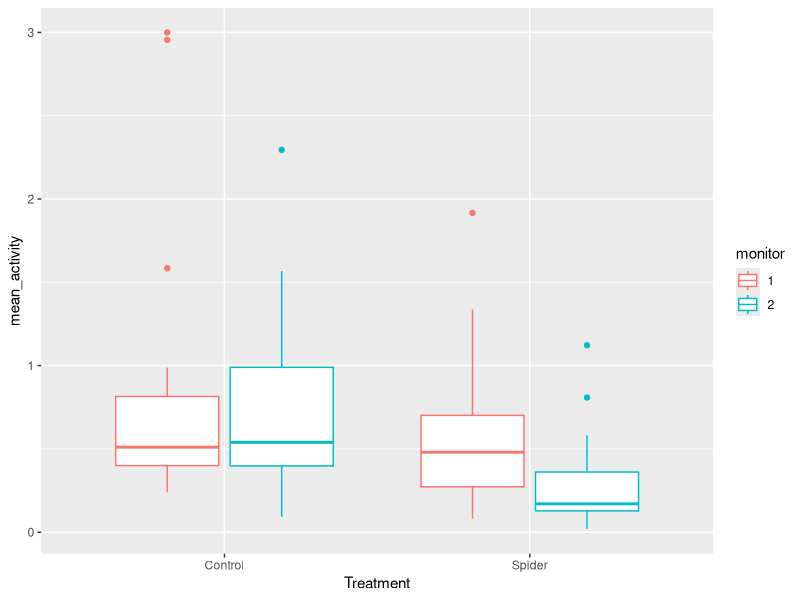
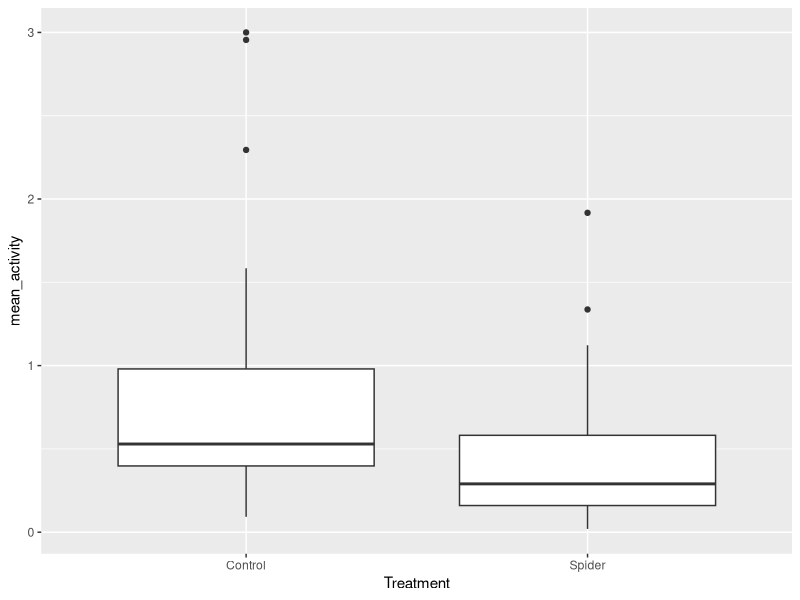

Source code (R) for these figures, in order: (Note: this script raises an error after producing the figures.)
#Analysis of nieve flies (Dukas Lab Flies) and activity with only olfactory predatory cues

#From Dukas ReadMe: "Spring 2016 - naive population with predator cues. Note from RD: my color codes on the Excel fiels are yellow for light, orange for spider cues and green for control" 

#Start by getting .txt data.. online conversion?

#Libraries
library(lme4)
library(nlme)
library(tidyr)
library(dplyr)
library(ggplot2)
library(effects)

#Data input: working directory 
setwd("~/Bioinformatics/Long_Term_Data/Data_LongTermPopulationExperiments_Git/Predation_ActivityAggregation/data/Activity_Drosophila_SpiderCues_May2016")

Mon1 <- read.table("DrosophilaActivity_Spider_cues_Monitor1_May2016.txt")
Mon2 <- read.table("DrosophilaActivity_Spider_cues_Monitor2_May2016.txt")

#Variable for monitor:
Mon1$V43 <- 1
Mon2$V43 <- 2

colnames(Mon1) <- c("bin", "date", "time", "signal", "unknown1", "unknown2", "unknown3", "unknown4", "unknown5", "lightON",'vial1', 'vial2', 'vial3', 'vial4', 'vial5', 'vial6', 'vial7', 'vial8', 'vial9', 'vial10', 'vial11', 'vial12', 'vial13', 'vial14', 'vial15', 'vial16', 'vial17', 'vial18', 'vial19', 'vial20', 'vial21', 'vial22', 'vial23', 'vial24', 'vial25', 'vial26', 'vial27', 'vial28', 'vial29', 'vial30', 'vial31', 'vial32', 'monitor')

colnames(Mon2) <- c("bin", "date", "time", "signal", "unknown1", "unknown2", "unknown3", "unknown4", "unknown5", "lightON",'vial1', 'vial2', 'vial3', 'vial4', 'vial5', 'vial6', 'vial7', 'vial8', 'vial9', 'vial10', 'vial11', 'vial12', 'vial13', 'vial14', 'vial15', 'vial16', 'vial17', 'vial18', 'vial19', 'vial20', 'vial21', 'vial22', 'vial23', 'vial24', 'vial25', 'vial26', 'vial27', 'vial28', 'vial29', 'vial30', 'vial31', 'vial32', 'monitor')

#Remove unknowns
Mon1 <- Mon1[,-c(5:9)]
Mon2 <- Mon2[,-c(5:9)]
#Remove unneeded vials (i.e vials 9 - 24)
#14 - 29
Mon1 <- Mon1[,-c(14:29)]
Mon2 <- Mon2[,-c(14:29)]

#Change Day format
Mon1$datetime <- as.POSIXct(paste(Mon1$date, Mon1$time), format="%m/%d/%y %H:%M:%S")
Mon2$datetime <- as.POSIXct(paste(Mon2$date, Mon2$time), format="%m/%d/%y %H:%M:%S")


#Reshape to long
#Episodic_long <- gather(Data_subset, Population, Allele_Freq , ConR1_115:AncestorR1_0, factor_key=TRUE)
Mon1_long <- gather(Mon1, Vial, Activity_counts, vial1:vial32, factor_key = FALSE)
Mon2_long <- gather(Mon2, Vial, Activity_counts, vial1:vial32, factor_key = FALSE)


# To get minute
Mon1_long$minute <- as.numeric(strftime(Mon1_long$datetime, format ="%M"))
Mon2_long$minute <- as.numeric(strftime(Mon2_long$datetime, format ="%M"))
# to get hour
Mon1_long$hour <- as.numeric(strftime(Mon1_long$datetime, format ="%H"))
Mon2_long$hour <- as.numeric(strftime(Mon2_long$datetime, format ="%H"))
# to get day
Mon1_long$day <- as.numeric(strftime(Mon1_long$datetime, format = "%d"))
Mon2_long$day <- as.numeric(strftime(Mon2_long$datetime, format = "%d"))

head(Mon1_long)
head(Mon2_long)


# monitor 1: 
#vials 1-8 == control ----- vials 25-32 == predator
# monitor 2:
#vials 1-8 = predator ------ vials 25- 32 == Control

Mon1_long$Treatment <- ifelse(Mon1_long$Vial == "vial1", "Control", ifelse (Mon1_long$Vial == "vial2", "Control", ifelse(Mon1_long$Vial == "vial3", "Control", ifelse(Mon1_long$Vial == "vial4", "Control", ifelse(Mon1_long$Vial == "vial5", "Control", ifelse(Mon1_long$Vial == "vial6", "Control", ifelse(Mon1_long$Vial == "vial7", "Control", ifelse(Mon1_long$Vial == "vial8", "Control","Spider"))))))))

Mon2_long$Treatment <- ifelse(Mon2_long$Vial == "vial1", "Spider", ifelse (Mon2_long$Vial == "vial2", "Spider", ifelse(Mon2_long$Vial == "vial3", "Spider", ifelse(Mon2_long$Vial == "vial4", "Spider", ifelse(Mon2_long$Vial == "vial5", "Spider", ifelse(Mon2_long$Vial == "vial6", "Spider", ifelse(Mon2_long$Vial == "vial7", "Spider", ifelse(Mon2_long$Vial == "vial8", "Spider","Control"))))))))

Act_long <- rbind(Mon1_long, Mon2_long)

#Make individual codes for each ??? -- look at old code?


#Note; one column (when dark == purple on excel) has a jump in activity of 1 for that time minute--> both monitors == bin 595

#Forgot this:
head(Act_long)
Act_long$monitor <- as.factor(Act_long$monitor)
Act_long$Treatment <- as.factor(Act_long$Treatment)
Act_long$day <- as.factor(Act_long$day)
Act_long$Vial <- as.factor(Act_long$Vial)
#Quick look at daily activity

day_act <- Act_long %>%
  group_by(Treatment, monitor, Vial, day) %>%
  summarise(mean_activity=mean(Activity_counts))


#lattice::bwplot(mean_activity ~ as.factor(Treatment), data=day_act)
#lattice::bwplot(mean_activity ~ as.factor(monitor):as.factor(day), data=day_act)

#My own plots (ggplot which I know better)

#p1 <- ggplot(data = day_act, aes(x = monitor, y = mean_activity, colour = Treatment))
#p1+geom_boxplot()

plo2 <- ggplot(data = day_act, aes(x = Treatment, y = mean_activity, colour = monitor))
plo2+geom_boxplot()

plo3 <- ggplot(data = day_act, aes(Treatment, mean_activity))
plo3+geom_boxplot()

#Moved above to Act_long
#day_act$Treatment <- as.factor(day_act$Treatment)
#day_act$day <- as.factor(day_act$day)
#day_act$monitor <- as.factor(day_act$monitor)


#copied model from Ian Script (June2015)

#changed some: look at old (diff)
head(day_act)
day_act.lmer <- lmer(mean_activity ~ Treatment + day + Vial + monitor + (1|day), data=day_act)
car::Anova(day_act.lmer)
summary(day_act.lmer)
confint(day_act.lmer)
plot(allEffects(day_act.lmer))

head(Act_long)
#All effects:
#Act_mod <- lmer(Activity_counts ~ 1 + Treatment + date + Vial + monitor + (1|date), data = Act_long)
#plot(allEffects(Act_mod))

#Act_all <- Act_long %>%
#  group_by(Treatment, Vial, monitor, day, lightON, time) %>%
#  summarise(meanActivity = mean(Activity_counts))
#act_all_mod <- lmer(meanActivity ~ 1 + Treatment + day + Vial + monitor + lightON + time + (1|day), data = Act_all)


#Hourly Average:
head(Act_long)
act_hour <- Act_long %>%
  group_by(Treatment, Vial, monitor, day, hour) %>%
  summarise(activity_counts = sum(Activity_counts))

#Ian script calls for individuals (did not need above but needed for auto correlation?)

act_hour$individual <- with(act_hour, interaction(day, Vial, monitor, drop=FALSE))

#Ians Boxplot method
with(act_hour, boxplot(activity_counts ~ hour))

#My Boxplot
act_hour$hour <- as.factor(act_hour$hour)
hour_gg <- ggplot(act_hour, aes(x=hour, y= activity_counts, colour=Treatment))
hour_gg + geom_boxplot()


##Possibly need to shift times to start of experiment?
#head(Mon1)
#head(Mon2)
Mon2$time
#Start time = first reading == 12:00
#shift times by 12 hours:
act_hour$hour <- as.numeric(act_hour$hour)
act_hour$hour_shift <- ifelse(act_hour$hour >= 12, (act_hour$hour - 12), (act_hour$hour +12))

#Ian Plot
with(act_hour, boxplot(activity_counts ~ hour_shift))
#My plot
act_hour$hour_shift
act_hour$hour_shift <- as.factor(act_hour$hour_shift)
hourshift_gg <- ggplot(act_hour, aes(x=hour_shift, y= activity_counts, colour=Treatment))
hourshift_gg + geom_boxplot()


head(act_hour)
#Light or Dark -- light on at ~10am, off at 22:00
#Do before hour shifting? -- don't use hour shift and it works
#Actually off at 22:05 and on at 10:05???????????????????????

act_hour$light <- with(act_hour, ifelse(hour >= 10 & hour < 22, "light", "dark"))

hour.mod <- lm(activity_counts ~ Treatment + hour_shift + monitor + day,data=act_hour)
summary(hour.mod)
pacf(resid(hour.mod))

#Auto-correlation:
#act_hour$individual <- as.factor(act_hour$individual)
#act_hour$hour_shift <- as.factor(act_hour$hour_shift)

#??gls
#generalized least squares

correl_mod <- gls(activity_counts ~ Treatment + hour_shift + monitor + day, correlation = corAR1(form = ~ 1|hour_shift), data=act_hour)
anova(correl_mod)
summary(correl_mod)
acf(resid(correl_mod))

#With light
act_cor_light_mod <- gls(activity_counts ~ Treatment + light + light:Treatment +  hour_shift + monitor + day, correlation = corAR1(form =~1|hour_shift), control = list(singular.ok = TRUE), data=act_hour)
summary(act_cor_light_mod)
confint(act_cor_light_mod)
acf(resid(act_cor_light_mod))

#Same Plot:::::
act_hour$hour_shift <- as.numeric(act_hour$hour_shift)


with(act_hour, plot(activity_counts ~ jitter(hour_shift), pch=20, cex=0.1))
lines(smooth.spline(y=act_hour$activity_counts, x = act_hour$hour_shift))
lines(lowess(act_hour$activity_counts ~ act_hour$hour_shift, f=0.1), col="red")


with(act_hour[act_hour$Treatment=="Control",], 
     plot(activity_counts ~ jitter(hour_shift, factor=1.3), pch=20, cex=0.2,
          xlab ="hours after initiation", ylab = "hourly activity",
          main = "Activity: Lab Flies ",
          ylim=c(0,400)))

with(act_hour[act_hour$Treatment=="Control",], lines(smooth.spline(y=activity_counts, x = hour_shift),lwd=2))

with(act_hour[act_hour$Treatment=="Spider",], points(activity_counts ~ jitter(hour_shift, factor=1.3), pch=20, cex=0.2, col="red"))
with(act_hour[act_hour$Treatment=="Spider",], lines(smooth.spline(y=activity_counts, x = hour_shift), col="red", lwd=2))


legend(x=15, y=400, legend=c("Control", "Spider"), pch=20, col=c(1, "red"))

#Check that the rectangle is for light! == Yes == Remember -- actually off by ~ few minutes of light vs. Dark (10:05...)

#Change when lights went on.. 10:00 am, start was noon (lights already on..., off at 10 at night -- shift == off at "10" after 0, on at 22)
rect(xleft=0, xright=10, ybottom = 0, ytop = 830, col="#ffff0032", border=NA)
rect(xleft=22, xright=24, ybottom = 0, ytop = 830, col="#ffff0032", border=NA)
